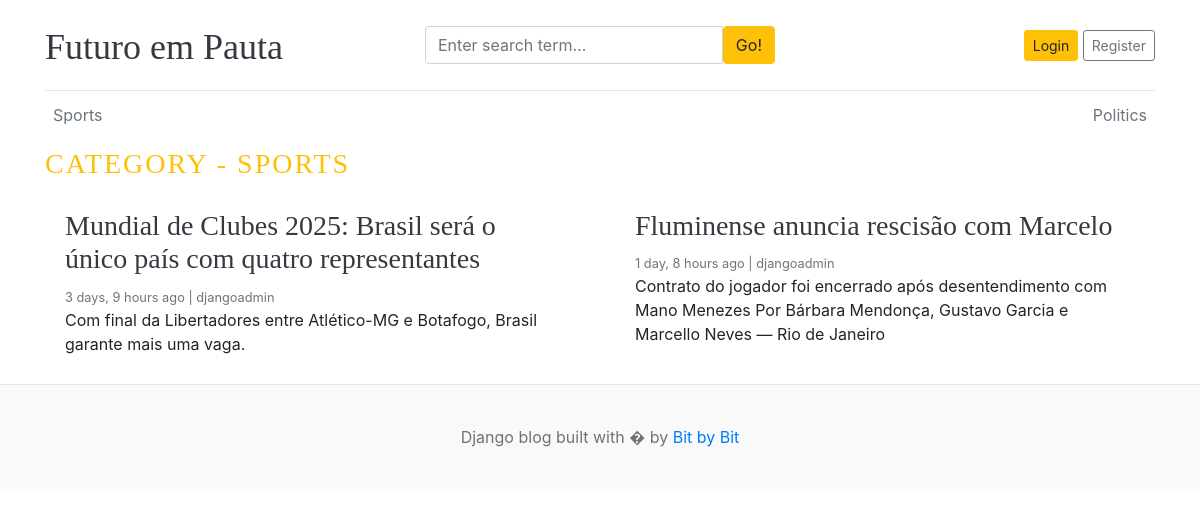
Page /category/1/ on the committed database.
### blogs/models.py (models this page shows, shortened)
class Category(models.Model):
    category_name = models.CharField(max_length=50, unique=True)
    created_at = models.DateTimeField(auto_now_add=True)
    updated_at = models.DateTimeField(auto_now=True)
    class Meta:
        verbose_name_plural = 'categories'
    def __str__(self):
        return self.category_name

class Blog(models.Model):
    title = models.CharField(max_length=100)
    slug = models.SlugField(max_length=150, unique=True, blank=True)
    category = models.ForeignKey(Category, on_delete=models.CASCADE)
    author = models.ForeignKey(User, on_delete=models.CASCADE)
    featured_image = models.ImageField(upload_to='uploads/%Y/%m/%d')
    short_description = models.TextField(max_length=500)
    blog_body = models.TextField(max_length=2000)
    status = models.CharField(max_length=20, choices=STATUS_CHOICES, default="Draft")
    is_featured = models.BooleanField(default=False)
    created_at = models.DateTimeField(auto_now_add=True)
    updated_at = models.DateTimeField(auto_now=True)

### blogs/views.py (the view)
# urls.py: path('<int:category_id>/', views.posts_by_category, name='posts_by_category')
def posts_by_category(request, category_id):
    posts = Blog.objects.filter(status='Published', category=category_id)
    try:
        category = Category.objects.get(pk=category_id)
    except:
        return redirect('home')
    context = {
        'posts': posts,
        'category_id': category,
    }
    return render(request, 'posts_by_category.html', context)

### blogs/context_processors.py (called while the page is built)
def get_categories(request):
    categories = Category.objects.all()
    return dict(categories=categories)

def get_social_links(request):
    social_links = SocialLink.objects.all()
    return dict(social_links=social_links)

### templates/posts_by_category.html
{% extends 'base.html' %}
{% block content %}
  <h3 class="text-uppercase text-warning" style="letter-spacing: 2px;">Category - {{ category_id }}</h3>
  <div class="row mb-2">
    {% if posts %}
    {%  for post in posts %}
        <div class="col-md-6">
          <div class="card border-0" >
            <div class="card-body">
              <h3><a href="{% url 'blogs' post.slug %}" class="text-dark">{{ post.title }}</a></h3>
              <small class="mb-1 text-muted">{{ post.created_at | timesince }} ago | {{ post.author }}</small>
              <p class="card-text">{{ post.short_description | truncatewords:25 }}</p>
            </div>
          </div>
        </div>
    {% endfor %}
    {% else %}
        <p>No posts found</p>
    {% endif %}
  </div>
</div>
{% endblock %}

### templates/base.html (shortened to what this page needs)
{% load static %}
<!DOCTYPE html>
<html lang="en">
<head>
    <link href="https://getbootstrap.com/docs/4.0/dist/css/bootstrap.min.css" rel="stylesheet">
    <link href="{% static 'css/blog.css' %}" rel="stylesheet">
  </head>
<body>
    <div class="container">
      <header class="blog-header py-3">
        <div class="row flex-nowrap justify-content-between align-items-center">
          <div class="col-4 pt-1">
            <a class="blog-header-logo text-dark" href="/">Futuro em Pauta</a>
          </div>
          <div class="col-4">
            <form action="{% url 'search' %}" method="GET">
              <div class="input-group">
                <input class="form-control" type="text" name="keyword" value="{{ keyword }}" placeholder="Enter search term..." aria-label="Enter search term..." aria-describedby="button-search" />
                <button type="submit" class="btn btn-warning" id="button-search" type="button">Go!</button>
              </div>
            </form>
          </div>
          <div class="col-4 d-flex justify-content-end align-items-center">
            {% if not user.is_authenticated %}
              <a class="btn btn-sm btn-warning" href="{% url 'login' %}">Login</a> &nbsp;
              <a class="btn btn-sm btn-outline-secondary" href="{% url 'register' %}">Register</a>
            {% else %}
              <span>You are logged in as {{ user }}</span>
              &emsp;
              <span><a href="{% url 'logout' %}">Logout</a></span>
            {% endif %}
          </div>
        </div>
      </header>
      <div class="nav-scroller py-1 mb-2">
        <nav class="nav d-flex justify-content-between">
          {% for cat in categories %}
          <a class="p-2 text-muted" href="{% url 'posts_by_category' cat.id %}">{{ cat.category_name }}</a>
          {% endfor %}
        </nav>
      </div>
{% block content %}
{%  endblock %}
<footer class="blog-footer">
    <p>Django blog built with � by <a href="#">Bit by Bit</a></p>
</footer>
</body>
</html>

### blog_main/static/css/blog.css (style rules this page uses)
.blog-header { border-bottom: 1px solid #e5e5e5; }
.blog-header-logo { font-family: "Playfair Display", Georgia, "Times New Roman", serif; font-size: 2.25rem; }
h1, h2, h3, h4, h5, h6 { font-family: "Playfair Display", Georgia, "Times New Roman", serif; }
.blog-footer { padding: 2.5rem 0; color: #727272; text-align: center; background-color: #f9f9f9; border-top: .05rem solid #e5e5e5; }
.blog-footer p:last-child { margin-bottom: 0; }

### rows in the picture
Category: category_name "Sports", category_name "SPORTS"
Category: category_name "Politics"
Blog: title "Mundial de Clubes 2025: Brasil será o único país com quatro representantes", created_at "3 days, 9 hours", author "djangoadmin", short_description "Com final da Libertadores entre Atlético-MG e Botafogo, Brasil garante mais uma vaga."
Blog: title "Fluminense anuncia rescisão com Marcelo", created_at "1 day, 8 hours", author "djangoadmin", short_description "Contrato do jogador foi encerrado após desentendimento com Mano Menezes Por Bárbara Mendonça, Gustavo Garcia e Marcello Neves — Rio de Janeiro"
